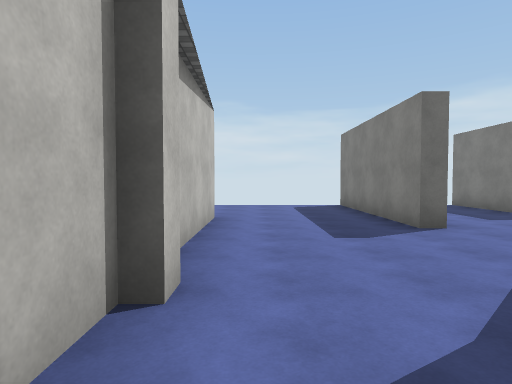
View 1 (above)

14 first-person views from a walk through a scene from a Unity 3-D project. The camera is 1.5 m above the floor, tilts 2° down and sees 75° across. The floor is counted in squares, 2 m on a side. Each view is taken from the middle of a square. On the plan, view 1 faces up. The plan holds only what a view shows up to about 11 squares ahead; the rest is blank. The place goes on beyond the plan. The player character is not drawn. Surface patterns are stand-ins for the level's own textures.

View 2
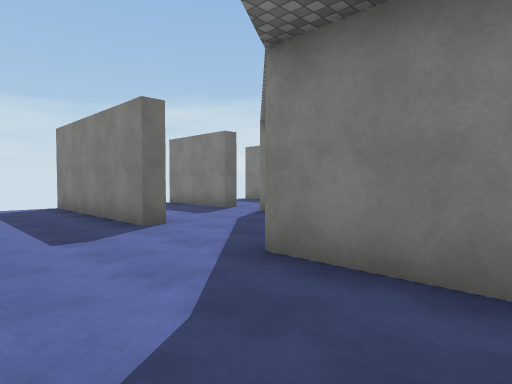

View 3
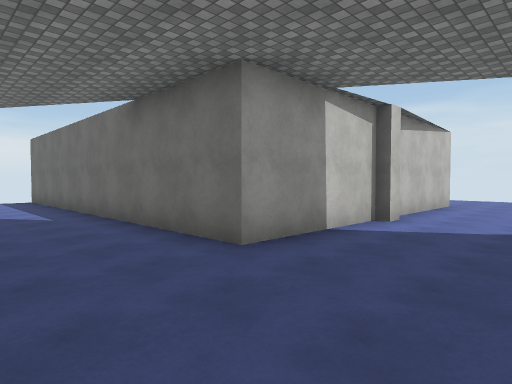

View 4
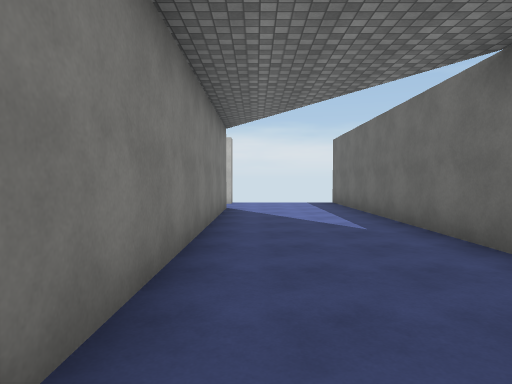

View 5
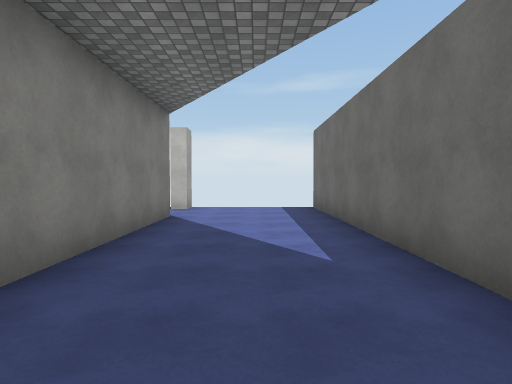

View 6
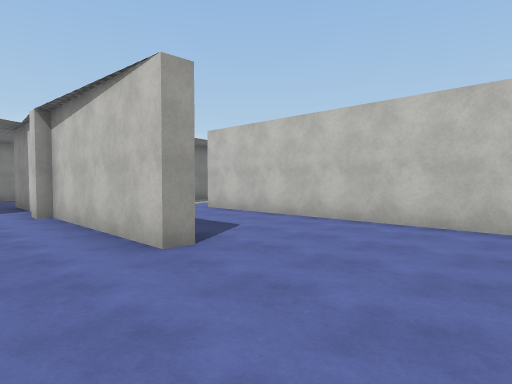

View 7
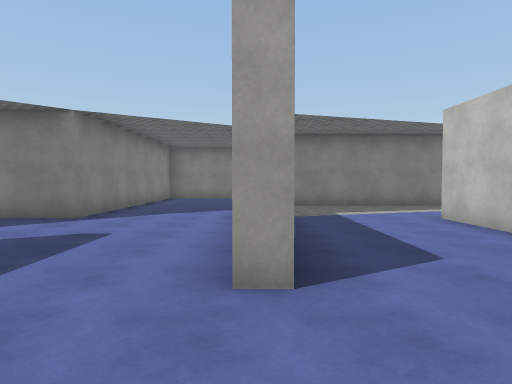

View 8
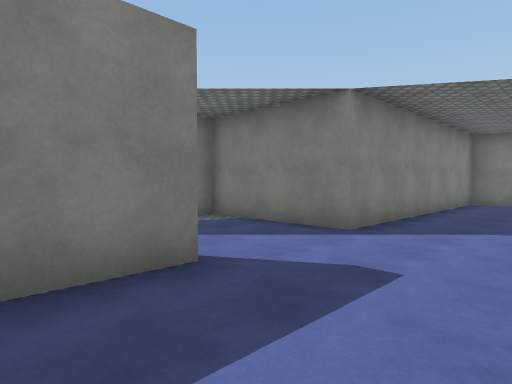

View 9
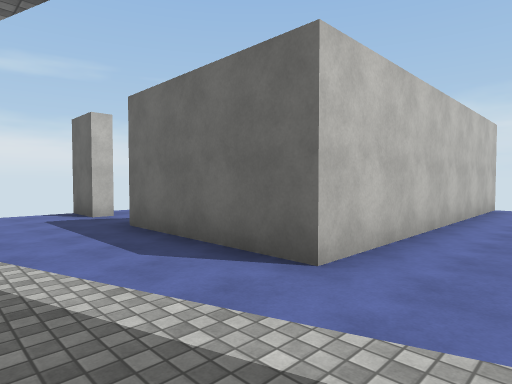

View 10
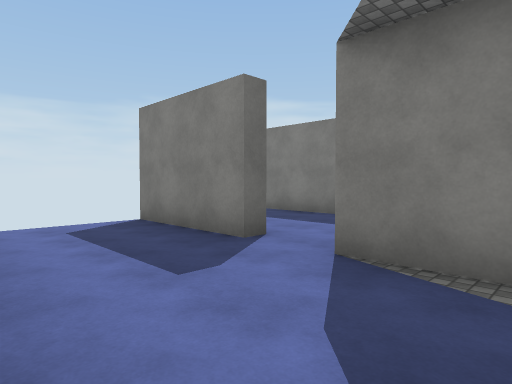

View 11
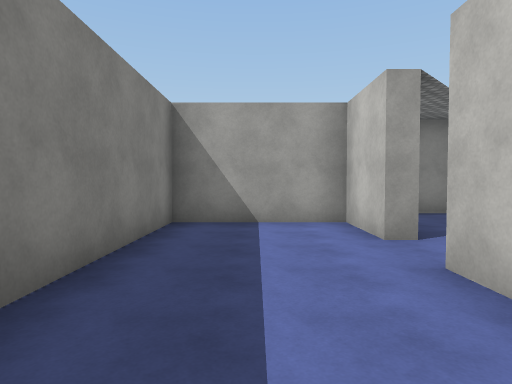

View 12
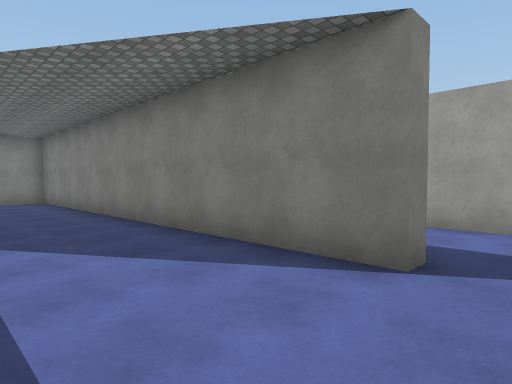

View 13
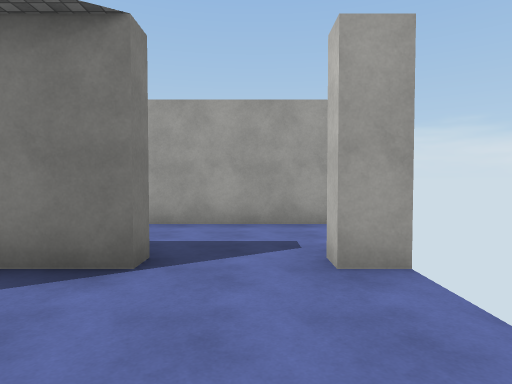

View 14
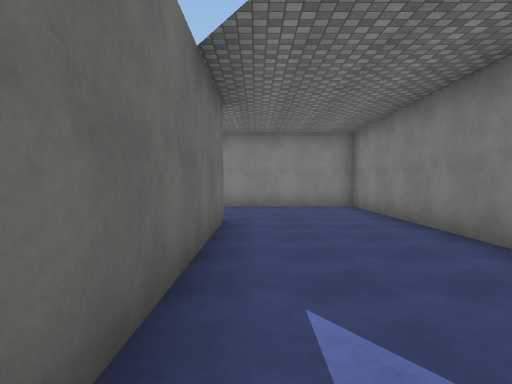

### Floor plan
Points are (right, up) in squares from view 1. A wall is a line through its corners. A room is listed if a view was taken in it or the views show most of it. See-through windows are left out.
Room 1 (views 1, 2, 3, 4, 5, 6, 7, 8, 9, 10, 12, 13, 14)
walls: (-0.8, 2.1) (-0.8, -1.4) (-11.2, -1.4); (-0.6, 2.5) (-0.6, 2); (-1.4, 6.7) (-0.8, 6.7) (-0.8, 2.4); (-6.6, -1) (-2.1, -1); (3, 5.2) (2.6, 5.2) (2.6, 10.1); (-10.1, 2.4) (-11.4, 2.4); (6, 4.4) (6, 5.8) (6.4, 5.8); (-4.7, 10.1) (-4.7, 2.4) (-8.5, 2.4); (6.4, 7.2) (6, 7.2) (6, 10.1); (-9, -5.2) (-9, -4.8) (2.6, -4.8) (2.6, 2.4) (6, 2.4) (6, 2.9); (-11.4, -4.8) (-10.7, -4.8) (-10.7, -5.2)
ways out: opening at (6, 6.5) to room 2; gap at (6, 10) to room 2; opening at (-9.5, -5); opening at (-9.5, 2); gap at (-11, -1); gap at (-5, 10); gap at (3, 10)
Room 2 (view 11)
walls: (6.4, 8) (6.4, 7.2); (6.4, 5.8) (6.4, 4.1) (9.5, 4.1) (9.5, 10.1)
ways out: opening at (6, 6.5) to room 1; gap at (6, 10) to room 1; gap at (10, 10)

Positions as (right, up) in squares from view 1, and headings:
1: (0, 0), facing up
2: (0, 0), facing up-right
3: (2, -4), facing up-left
4: (0, -4), facing left
5: (-2, -3), facing left
6: (1, 10), facing down-left
7: (-1, 9), facing down
8: (0, 7), facing down-right
9: (-3, 0), facing up-left
10: (3, 4), facing up-right
11: (8, 10), facing down
12: (-10, -2), facing down-right
13: (-10, -2), facing down
14: (-7, -2), facing right
